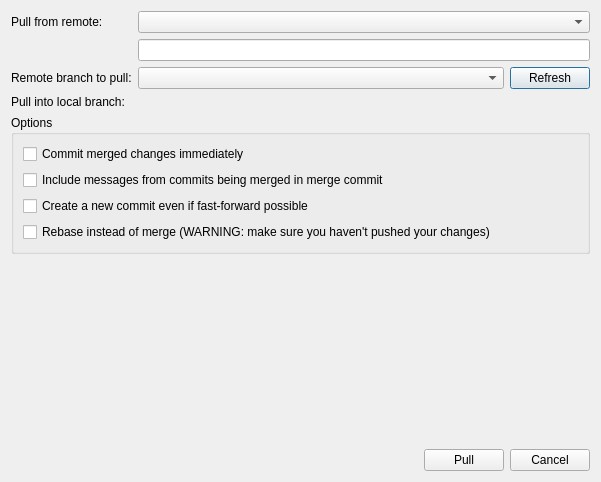
<?xml version="1.0" encoding="UTF-8"?>
<ui version="4.0">
 <class>QGitPullDialog</class>
 <widget class="QDialog" name="QGitPullDialog">
  <property name="geometry">
   <rect>
    <x>0</x>
    <y>0</y>
    <width>601</width>
    <height>482</height>
   </rect>
  </property>
  <property name="windowTitle">
   <string>Pull</string>
  </property>
  <layout class="QVBoxLayout" name="verticalLayout">
   <item>
    <layout class="QGridLayout" name="gridLayout" columnstretch="0,1,0">
     <item row="0" column="0">
      <widget class="QLabel" name="label">
       <property name="text">
        <string>Pull from remote:</string>
       </property>
      </widget>
     </item>
     <item row="0" column="1" colspan="2">
      <widget class="QComboBox" name="comboBox"/>
     </item>
     <item row="1" column="1" colspan="2">
      <widget class="QLineEdit" name="lineEdit"/>
     </item>
     <item row="2" column="0">
      <widget class="QLabel" name="label_2">
       <property name="text">
        <string>Remote branch to pull:</string>
       </property>
      </widget>
     </item>
     <item row="2" column="1">
      <widget class="QComboBox" name="comboBox_2"/>
     </item>
     <item row="2" column="2">
      <widget class="QPushButton" name="pushButton">
       <property name="text">
        <string>Refresh</string>
       </property>
      </widget>
     </item>
     <item row="3" column="0">
      <widget class="QLabel" name="label_3">
       <property name="text">
        <string>Pull into local branch:</string>
       </property>
      </widget>
     </item>
     <item row="3" column="1" colspan="2">
      <widget class="QLabel" name="label_4">
       <property name="text">
        <string/>
       </property>
      </widget>
     </item>
    </layout>
   </item>
   <item>
    <widget class="QGroupBox" name="groupBox">
     <property name="title">
      <string>Options</string>
     </property>
     <layout class="QVBoxLayout" name="verticalLayout_2">
      <item>
       <widget class="QCheckBox" name="checkBox">
        <property name="text">
         <string>Commit merged changes immediately</string>
        </property>
       </widget>
      </item>
      <item>
       <widget class="QCheckBox" name="checkBox_2">
        <property name="text">
         <string>Include messages from commits being merged in merge commit</string>
        </property>
       </widget>
      </item>
      <item>
       <widget class="QCheckBox" name="checkBox_3">
        <property name="text">
         <string>Create a new commit even if fast-forward possible</string>
        </property>
       </widget>
      </item>
      <item>
       <widget class="QCheckBox" name="checkBox_4">
        <property name="text">
         <string>Rebase instead of merge (WARNING: make sure you haven't pushed your changes)</string>
        </property>
       </widget>
      </item>
     </layout>
    </widget>
   </item>
   <item>
    <spacer name="verticalSpacer">
     <property name="orientation">
      <enum>Qt::Orientation::Vertical</enum>
     </property>
     <property name="sizeHint" stdset="0">
      <size>
       <width>20</width>
       <height>140</height>
      </size>
     </property>
    </spacer>
   </item>
   <item>
    <layout class="QHBoxLayout" name="horizontalLayout">
     <item>
      <spacer name="horizontalSpacer">
       <property name="orientation">
        <enum>Qt::Orientation::Horizontal</enum>
       </property>
       <property name="sizeHint" stdset="0">
        <size>
         <width>358</width>
         <height>20</height>
        </size>
       </property>
      </spacer>
     </item>
     <item>
      <widget class="QPushButton" name="pushButton_3">
       <property name="text">
        <string>Pull</string>
       </property>
      </widget>
     </item>
     <item>
      <widget class="QPushButton" name="pushButton_2">
       <property name="text">
        <string>Cancel</string>
       </property>
      </widget>
     </item>
    </layout>
   </item>
  </layout>
 </widget>
 <resources/>
 <connections>
  <connection>
   <sender>pushButton_3</sender>
   <signal>clicked()</signal>
   <receiver>QGitPullDialog</receiver>
   <slot>accept()</slot>
   <hints>
    <hint type="sourcelabel">
     <x>459</x>
     <y>462</y>
    </hint>
    <hint type="destinationlabel">
     <x>405</x>
     <y>454</y>
    </hint>
   </hints>
  </connection>
  <connection>
   <sender>pushButton_2</sender>
   <signal>clicked()</signal>
   <receiver>QGitPullDialog</receiver>
   <slot>reject()</slot>
   <hints>
    <hint type="sourcelabel">
     <x>562</x>
     <y>460</y>
    </hint>
    <hint type="destinationlabel">
     <x>557</x>
     <y>423</y>
    </hint>
   </hints>
  </connection>
 </connections>
</ui>
